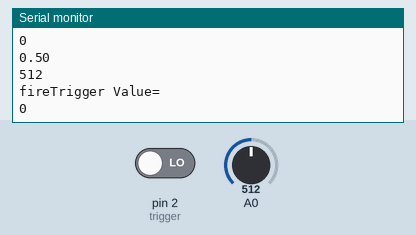
A sketch run on a simulated Arduino Uno, built with avr-gcc and run on an emulated ATmega328P. On the bench: the last lines printed to the serial monitor. The inputs (shaded band) are chosen by the test bench; at power-on: pin 2 (trigger) LOW, A0 = 512.

Above: at 1.2 s.
1.3 s: pin 2 (trigger) driven HIGH
At 1.9 s:
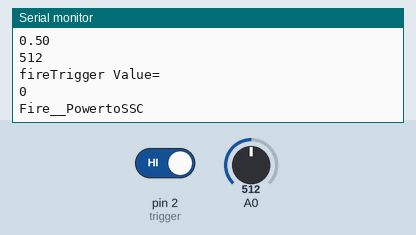
At 3.4 s:
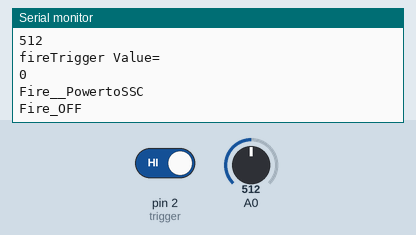
Timing chart, 0 to 4.9 s (numbered marks = the images above; inputs shaded):
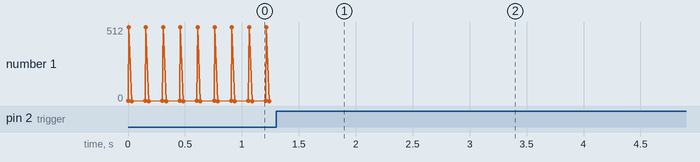

The sketch:

spotwelder.ino
```cpp
const int trigger = 2;

// The pin number 2 will have a 10k Ohm resistor that pulls pin high when trigger is pressed
// Need to double check trigger wiring
const int SSC = 8;
// This is the digital pin that the Solid State Relay will be conected to.
// High is true or Fire and Low is false or off

void setup()
{
  // put your setup code here, to run once:

  // initialize serial communication at 9600 bits per second:
  Serial.begin(9600);
  // The serial communication is just to simulate and test the code

  pinMode(trigger, INPUT);
  pinMode(SSC, OUTPUT);
}

void loop()
{
  // put your main code here, to run repeatedly:

  int potValue = analogRead(A0); // reads value of analog pin0, 0 is low 1023 is full
  float pulseTime = float(potValue) / 1023;

  // this calculates pulse time in terms of fraction of a second
  // need to verify no problems with variable types int and float
  // This range is way shorter and way longer than it needs to be will edit code during testing

  // Read the input pin:
  int fireTrigger = digitalRead(trigger);
  if (fireTrigger == 1)
  {

    // pre-weld to burn off impurieties like grease, oxydation
    digitalWrite(SSC, HIGH);
    delay(50);
    digitalWrite(SSC, LOW);

    // wait a bit in between pulses
    delay(100);

    digitalWrite(SSC, HIGH);
    Serial.println("Fire__PowertoSSC");
    delay(pulseTime * 1000); // Edited on forum (06/28/2018) fixed mistake: Multiply rather than divide
    digitalWrite(SSC, LOW);
    Serial.println("Fire_OFF");
    delay(3000);
    // This puts a delay to prevent a second pulse and gives time for wires to cool
  }
  else
  {
    digitalWrite(SSC, LOW);
  }

  // print out the value you read:
  Serial.println(pulseTime);
  Serial.println(potValue);
  Serial.println("fireTrigger Value=");
  Serial.println(fireTrigger);

  delay(150); // delay in between reads for stability
}
```

Measured:
- after the input at 1.3 s, the serial monitor: prints a new line after 0.21 s (image 1)
- plotted number 1: 0 → 1 after the input at 1.3 s
